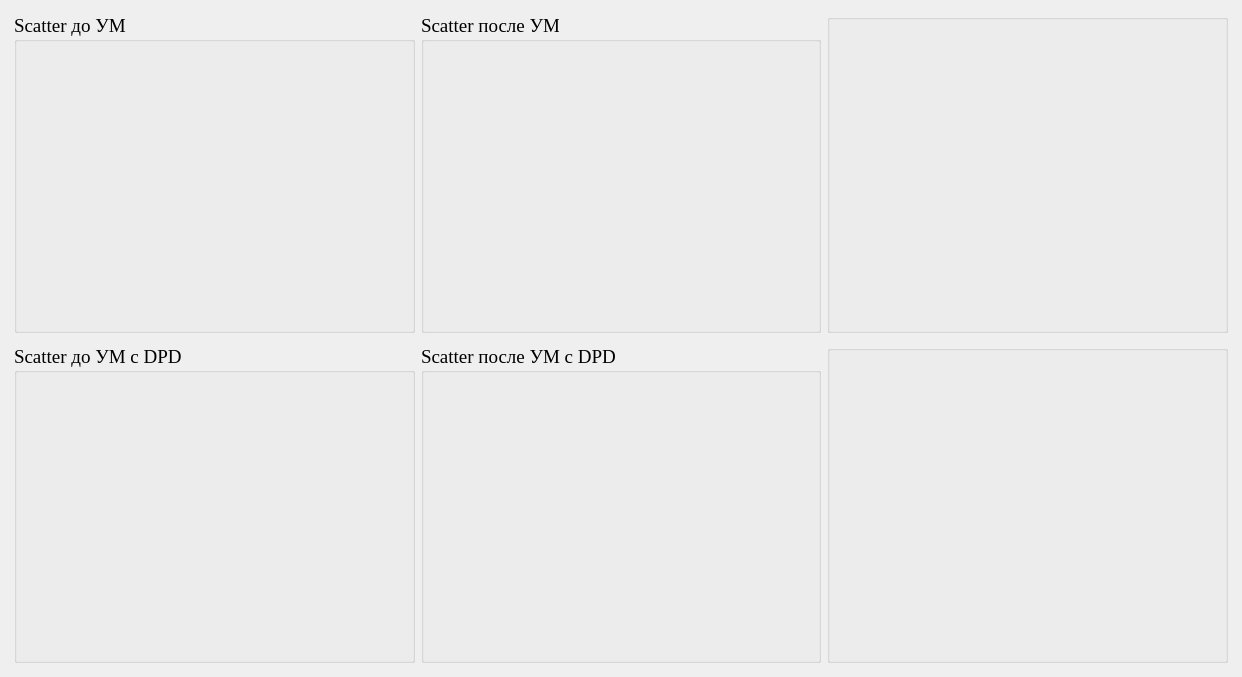
              <widget class="QWidget" name="scrollAreaDPDLearningPageWidgetContents">
               <property name="geometry">
                <rect>
                 <x>0</x>
                 <y>0</y>
                 <width>1242</width>
                 <height>677</height>
                </rect>
               </property>
               <layout class="QVBoxLayout" name="verticalLayout_113">
                <item>
                 <layout class="QHBoxLayout" name="horizontalLayout_16">
                  <property name="leftMargin">
                   <number>3</number>
                  </property>
                  <property name="topMargin">
                   <number>3</number>
                  </property>
                  <property name="rightMargin">
                   <number>3</number>
                  </property>
                  <property name="bottomMargin">
                   <number>3</number>
                  </property>
                  <item>
                   <widget class="QGroupBox" name="DPDLearnPageGraph1_GroupBox">
                    <property name="minimumSize">
                     <size>
                      <width>400</width>
                      <height>0</height>
                     </size>
                    </property>
                    <property name="font">
                     <font>
                      <family>Times New Roman</family>
                      <pointsize>14</pointsize>
                     </font>
                    </property>
                    <property name="title">
                     <string>Scatter до УМ</string>
                    </property>
                    <layout class="QVBoxLayout" name="verticalLayout_110">
                     <property name="leftMargin">
                      <number>3</number>
                     </property>
                     <property name="topMargin">
                      <number>3</number>
                     </property>
                     <property name="rightMargin">
                      <number>3</number>
                     </property>
                     <property name="bottomMargin">
                      <number>3</number>
                     </property>
                     <item>
                      <widget class="QWidget" name="DPDLearnPageGraph1_Widget" native="true"/>
                     </item>
                    </layout>
                   </widget>
                  </item>
                  <item>
                   <widget class="QGroupBox" name="DPDLearnPageGraph2_GroupBox">
                    <property name="minimumSize">
                     <size>
                      <width>400</width>
                      <height>0</height>
                     </size>
                    </property>
                    <property name="font">
                     <font>
                      <family>Times New Roman</family>
                      <pointsize>14</pointsize>
                     </font>
                    </property>
                    <property name="title">
                     <string>Scatter после УМ</string>
                    </property>
                    <layout class="QVBoxLayout" name="verticalLayout_111">
                     <property name="leftMargin">
                      <number>3</number>
                     </property>
                     <property name="topMargin">
                      <number>3</number>
                     </property>
                     <property name="rightMargin">
                      <number>3</number>
                     </property>
                     <property name="bottomMargin">
                      <number>3</number>
                     </property>
                     <item>
                      <widget class="QWidget" name="DPDLearnPageGraph2_Widget" native="true"/>
                     </item>
                    </layout>
                   </widget>
                  </item>
                  <item>
                   <widget class="QGroupBox" name="DPDLearnPageGraph3_GroupBox">
                    <property name="minimumSize">
                     <size>
                      <width>400</width>
                      <height>0</height>
                     </size>
                    </property>
                    <property name="font">
                     <font>
                      <family>Times New Roman</family>
                      <pointsize>14</pointsize>
                     </font>
                    </property>
                    <property name="title">
                     <string/>
                    </property>
                    <layout class="QVBoxLayout" name="verticalLayout_112">
                     <property name="leftMargin">
                      <number>3</number>
                     </property>
                     <property name="topMargin">
                      <number>3</number>
                     </property>
                     <property name="rightMargin">
                      <number>3</number>
                     </property>
                     <property name="bottomMargin">
                      <number>3</number>
                     </property>
                     <item>
                      <widget class="QWidget" name="DPDLearnPageGraph3_Widget" native="true"/>
                     </item>
                    </layout>
                   </widget>
                  </item>
                 </layout>
                </item>
                <item>
                 <layout class="QHBoxLayout" name="horizontalLayout_15">
                  <property name="leftMargin">
                   <number>3</number>
                  </property>
                  <property name="topMargin">
                   <number>3</number>
                  </property>
                  <property name="rightMargin">
                   <number>3</number>
                  </property>
                  <property name="bottomMargin">
                   <number>3</number>
                  </property>
                  <item>
                   <widget class="QGroupBox" name="DPDLearnPageGraph4_GroupBox">
                    <property name="minimumSize">
                     <size>
                      <width>400</width>
                      <height>0</height>
                     </size>
                    </property>
                    <property name="font">
                     <font>
                      <family>Times New Roman</family>
                      <pointsize>14</pointsize>
                     </font>
                    </property>
                    <property name="title">
                     <string>Scatter до УМ с DPD </string>
                    </property>
                    <layout class="QVBoxLayout" name="verticalLayout_107">
                     <property name="leftMargin">
                      <number>3</number>
                     </property>
                     <property name="topMargin">
                      <number>3</number>
                     </property>
                     <property name="rightMargin">
                      <number>3</number>
                     </property>
                     <property name="bottomMargin">
                      <number>3</number>
                     </property>
                     <item>
                      <widget class="QWidget" name="DPDLearnPageGraph4_Widget" native="true"/>
                     </item>
                    </layout>
                   </widget>
                  </item>
                  <item>
                   <widget class="QGroupBox" name="DPDLearnPageGraph5_GroupBox">
                    <property name="minimumSize">
                     <size>
                      <width>400</width>
                      <height>0</height>
                     </size>
                    </property>
                    <property name="font">
                     <font>
                      <family>Times New Roman</family>
                      <pointsize>14</pointsize>
                     </font>
                    </property>
                    <property name="title">
                     <string>Scatter после УМ с DPD</string>
                    </property>
                    <layout class="QVBoxLayout" name="verticalLayout_108">
                     <property name="leftMargin">
                      <number>3</number>
                     </property>
                     <property name="topMargin">
                      <number>3</number>
                     </property>
                     <property name="rightMargin">
                      <number>3</number>
                     </property>
                     <property name="bottomMargin">
                      <number>3</number>
                     </property>
                     <item>
                      <widget class="QWidget" name="DPDLearnPageGraph5_Widget" native="true"/>
                     </item>
                    </layout>
                   </widget>
                  </item>
                  <item>
                   <widget class="QGroupBox" name="DPDLearnPageGraph6_GroupBox">
                    <property name="minimumSize">
                     <size>
                      <width>400</width>
                      <height>0</height>
                     </size>
                    </property>
                    <property name="font">
                     <font>
                      <family>Times New Roman</family>
                      <pointsize>14</pointsize>
                     </font>
                    </property>
                    <property name="title">
                     <string/>
                    </property>
                    <layout class="QVBoxLayout" name="verticalLayout_109">
                     <property name="leftMargin">
                      <number>3</number>
                     </property>
                     <property name="topMargin">
                      <number>3</number>
                     </property>
                     <property name="rightMargin">
                      <number>3</number>
                     </property>
                     <property name="bottomMargin">
                      <number>3</number>
                     </property>
                     <item>
                      <widget class="QWidget" name="DPDLearnPageGraph6_Widget" native="true"/>
                     </item>
                    </layout>
                   </widget>
                  </item>
                 </layout>
                </item>
               </layout>
              </widget>
